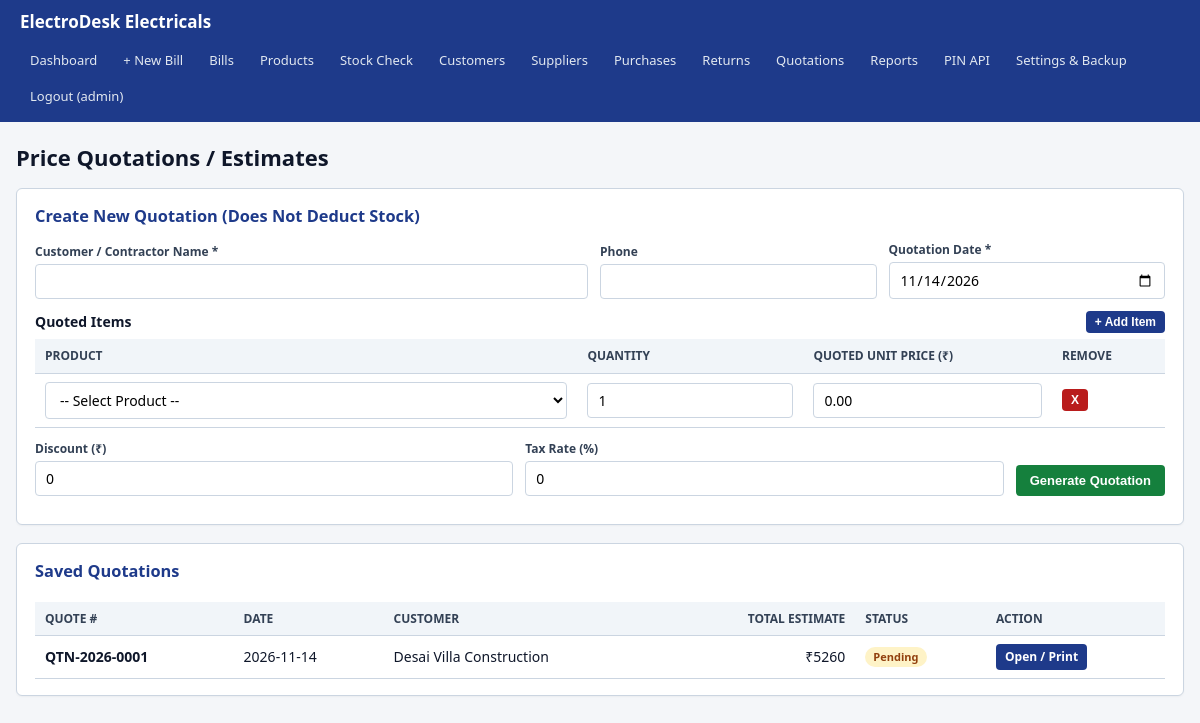
The page /quotations (signed in) on the database its author committed.
### tables this page shows
CREATE TABLE store_settings (
    id INTEGER PRIMARY KEY CHECK (id = 1),
    store_name TEXT NOT NULL DEFAULT 'ElectroDesk Electricals',
    store_address TEXT NOT NULL DEFAULT 'Main Market Road, Goa',
    store_phone TEXT NOT NULL DEFAULT '',
    default_tax_rate NUMERIC NOT NULL DEFAULT 0.00
);

CREATE TABLE quotations (
    id INTEGER PRIMARY KEY AUTOINCREMENT,
    quote_no TEXT NOT NULL UNIQUE,
    customer_name TEXT NOT NULL,
    customer_phone TEXT,
    subtotal NUMERIC NOT NULL DEFAULT 0.00,
    discount NUMERIC NOT NULL DEFAULT 0.00,
    tax_rate NUMERIC NOT NULL DEFAULT 0.00,
    tax_amount NUMERIC NOT NULL DEFAULT 0.00,
    total_amount NUMERIC NOT NULL DEFAULT 0.00,
    status TEXT NOT NULL DEFAULT 'Pending' CHECK (status IN ('Pending', 'Accepted', 'Rejected', 'Converted')),
    converted_sale_id INTEGER UNIQUE,
    quote_date TEXT NOT NULL,
    created_at TEXT NOT NULL DEFAULT (datetime('now', 'localtime')),
    FOREIGN KEY (converted_sale_id) REFERENCES sales(id)
);

### routes/ops_routes.py (the view, shortened to what this page needs)
@ops_bp.route("/quotations", methods=["GET", "POST"])
@login_required
def quotations():
    db_path = current_app.config["DB_PATH"]
    settings = auth_service.get_store_settings(db_path=db_path)
    products = inventory_service.list_products(active_only=True, db_path=db_path)
    quote_list = quotation_service.list_quotations(db_path=db_path)
    return render_template(
        "quotations.html",
        products=products,
        quotations=quote_list,
        default_tax_rate=settings["default_tax_rate"],
        today=date.today().isoformat(),
    )

### app.py (called while the page is built)
def create_app(test_config: dict | None = None) -> Flask:
    app = Flask(__name__)
    app.config.from_object(Config)
    if test_config:
        app.config.update(test_config)
    init_db(db_path=app.config["DB_PATH"])
    if not app.config.get("TESTING"):
        backup_service.run_daily_auto_backup(
            db_path=app.config["DB_PATH"],
            backup_dir=app.config["BACKUP_DIR"],
        )
    @app.context_processor
    def inject_store_settings():
        return {"store": auth_service.get_store_settings(db_path=app.config["DB_PATH"])}
    app.register_blueprint(main_bp)
    app.register_blueprint(product_bp)
    app.register_blueprint(sales_bp)
    app.register_blueprint(purchase_bp)
    app.register_blueprint(ops_bp)
    app.register_blueprint(api_bp)
    return app

### database/db.py (called while the page is built)
def get_connection(db_path: str | None = None) -> sqlite3.Connection:
    target_path = db_path or Config.DB_PATH
    conn = sqlite3.connect(target_path, timeout=10.0)
    conn.row_factory = sqlite3.Row
    conn.execute("PRAGMA foreign_keys = ON;")
    conn.execute("PRAGMA journal_mode = WAL;")
    conn.execute("PRAGMA busy_timeout = 5000;")
    return conn

### routes/__init__.py (called while the page is built)
def login_required(view_func):
    @wraps(view_func)
    def wrapped_view(*args, **kwargs):
        if "user_id" not in session:
            flash("Please log in to access ElectroDesk.", "warning")
            return redirect(url_for("main.login"))
        return view_func(*args, **kwargs)
    return wrapped_view

### services/auth_service.py (called while the page is built)
def get_store_settings(db_path: str | None = None) -> dict:
    conn = get_connection(db_path)
    try:
        row = conn.execute("SELECT * FROM store_settings WHERE id = 1").fetchone()
        return dict(row) if row else {
            "store_name": "ElectroDesk Electricals",
            "store_address": "Main Market Road, Goa",
            "store_phone": "",
            "default_tax_rate": "0.00",
        }
    finally:
        conn.close()

### services/quotation_service.py (called while the page is built)
def list_quotations(db_path: str | None = None) -> list[dict]:
    conn = get_connection(db_path)
    try:
        rows = conn.execute("SELECT * FROM quotations ORDER BY id DESC").fetchall()
        return [dict(r) for r in rows]
    finally:
        conn.close()

### templates/quotations.html (shortened to what this page needs)
{% extends "base.html" %}
{% block content %}
<div class="page-header">
  <h1>Price Quotations / Estimates</h1>
</div>
<div class="card">
  <h3>Create New Quotation (Does Not Deduct Stock)</h3>
  <form method="POST" action="{{ url_for('ops.quotations') }}">
    <div class="form-row">
      <div class="form-group" style="flex: 2;">
        <label>Customer / Contractor Name *</label>
        <input type="text" name="customer_name" required>
      </div>
      <div class="form-group">
        <label>Phone</label>
        <input type="text" name="customer_phone">
      </div>
      <div class="form-group">
        <label>Quotation Date *</label>
        <input type="date" name="quote_date" value="{{ today }}" required>
      </div>
    </div>
    <div style="margin: 10px 0;">
      <div style="display: flex; justify-content: space-between; align-items: center; margin-bottom: 6px;">
        <strong>Quoted Items</strong>
        <button type="button" class="btn btn-sm" onclick="addQuoteRow()">+ Add Item</button>
      </div>
      <table>
        <thead>
          <tr>
            <th style="width: 48%;">Product</th>
            <th style="width: 20%;">Quantity</th>
            <th style="width: 22%;">Quoted Unit Price (₹)</th>
            <th style="width: 10%;">Remove</th>
          </tr>
        </thead>
        <tbody id="quoteBody">
          <tr class="q-row">
            <td>
              <select name="product_id[]" onchange="fillQuotePrice(this)" required style="width: 100%;">
                <option value="" data-price="0">-- Select Product --</option>
              </select>
            </td>
            <td><input type="number" step="0.01" min="0.01" name="quantity[]" value="1" required style="width: 100%;"></td>
            <td><input type="number" step="0.01" min="0" name="unit_price[]" class="q-price" value="0.00" required style="width: 100%;"></td>
            <td><button type="button" class="btn btn-sm btn-danger" onclick="removeQuoteRow(this)">X</button></td>
          </tr>
        </tbody>
      </table>
    </div>
    <div class="form-row" style="margin-top: 12px;">
      <div class="form-group">
        <label>Discount (₹)</label>
        <input type="number" step="0.01" min="0" name="discount" value="0">
      </div>
      <div class="form-group">
        <label>Tax Rate (%)</label>
        <input type="number" step="0.01" min="0" max="100" name="tax_rate" value="{{ default_tax_rate }}">
      </div>
      <button type="submit" class="btn btn-success">Generate Quotation</button>
    </div>
  </form>
</div>
<div class="card">
  <h3>Saved Quotations</h3>
  <div class="table-wrap">
    <table>
      <thead>
        <tr>
          <th>Quote #</th>
          <th>Date</th>
          <th>Customer</th>
          <th class="num">Total Estimate</th>
          <th>Status</th>
          <th>Action</th>
        </tr>
      </thead>
      <tbody>
        {% for q in quotations %}
        <tr>
          <td><strong>{{ q.quote_no }}</strong></td>
          <td>{{ q.quote_date }}</td>
          <td>{{ q.customer_name }}</td>
          <td class="num">₹{{ q.total_amount }}</td>
          <td>
            {% if q.status == 'Converted' %}<span class="badge badge-success">Converted</span>
            {% elif q.status == 'Accepted' %}<span class="badge badge-info">Accepted</span>
            {% elif q.status == 'Rejected' %}<span class="badge badge-danger">Rejected</span>
            {% else %}<span class="badge badge-warning">Pending</span>{% endif %}
          </td>
          <td><a href="{{ url_for('ops.quotation_detail', quote_id=q.id) }}" class="btn btn-sm">Open / Print</a></td>
        </tr>
        {% else %}
        <tr><td colspan="6">No quotations created yet.</td></tr>
        {% endfor %}
      </tbody>
    </table>
  </div>
</div>
{% endblock %}

### templates/base.html (shortened to what this page needs)
<!DOCTYPE html>
<html lang="en">
<head>
  <link rel="stylesheet" href="{{ url_for('static', filename='style.css') }}">
</head>
<body>
  {% if session.get('user_id') %}
  <nav class="navbar no-print">
    <a class="brand" href="{{ url_for('main.dashboard') }}">{{ store.store_name }}</a>
    <div class="nav-links">
      <a href="{{ url_for('main.dashboard') }}">Dashboard</a>
      <a href="{{ url_for('sales.new_bill') }}">+ New Bill</a>
      <a href="{{ url_for('sales.billing_list') }}">Bills</a>
      <a href="{{ url_for('products.index') }}">Products</a>
      <a href="{{ url_for('products.reconcile') }}">Stock Check</a>
      <a href="{{ url_for('sales.customers') }}">Customers</a>
      <a href="{{ url_for('purchases.suppliers') }}">Suppliers</a>
      <a href="{{ url_for('purchases.purchases') }}">Purchases</a>
      <a href="{{ url_for('ops.returns') }}">Returns</a>
      <a href="{{ url_for('ops.quotations') }}">Quotations</a>
      <a href="{{ url_for('ops.reports') }}">Reports</a>
      <a href="{{ url_for('main.pin_lookup') }}">PIN API</a>
      <a href="{{ url_for('main.settings') }}">Settings &amp; Backup</a>
      <a href="{{ url_for('main.logout') }}">Logout ({{ session.get('username') }})</a>
    </div>
  </nav>
  {% endif %}
  <div class="container">
    {% block content %}{% endblock %}
  </div>
</body>
</html>

### static/style.css (style rules this page uses)
:root { --bg: #f4f6f9; --surface: #ffffff; --primary: #1e3a8a; --primary-hover: #1d4ed8; --secondary: #475569; --success: #15803d; --danger: #b91c1c; --warning: #b45309; --border: #cbd5e1; --text: #0f172a; --muted: #64748b; }
* { box-sizing: border-box; }
body { margin: 0; font-family: "Segoe UI", Tahoma, Geneva, Verdana, sans-serif; background: var(--bg); color: var(--text); font-size: 14px; line-height: 1.45; }
.navbar { background: var(--primary); color: #fff; padding: 10px 20px; display: flex; flex-wrap: wrap; align-items: center; justify-content: space-between; gap: 10px; }
.brand { font-weight: 700; font-size: 17px; color: #fff; text-decoration: none; }
.nav-links { display: flex; flex-wrap: wrap; gap: 6px; }
.nav-links a { color: #e2e8f0; text-decoration: none; padding: 6px 10px; border-radius: 4px; font-size: 13px; }
.container { max-width: 1220px; margin: 20px auto; padding: 0 16px; }
.card { background: var(--surface); border: 1px solid var(--border); border-radius: 6px; padding: 16px 18px; margin-bottom: 18px; box-shadow: 0 1px 2px rgba(0, 0, 0, 0.04); }
.card h2, .card h3 { margin-top: 0; margin-bottom: 12px; color: var(--primary); }
.form-row { display: flex; flex-wrap: wrap; gap: 12px; margin-bottom: 12px; align-items: flex-end; }
.form-group { display: flex; flex-direction: column; flex: 1; min-width: 150px; }
label { font-weight: 600; font-size: 12px; margin-bottom: 4px; color: #334155; }
input, select, textarea { padding: 7px 10px; border: 1px solid var(--border); border-radius: 4px; font-size: 14px; font-family: inherit; background: #fff; }
.btn { display: inline-block; padding: 8px 14px; border: none; border-radius: 4px; background: var(--primary); color: #fff; font-weight: 600; font-size: 13px; cursor: pointer; text-decoration: none; text-align: center; }
.btn-success { background: var(--success); }
.btn-danger { background: var(--danger); }
.btn-sm { padding: 4px 9px; font-size: 12px; }
.table-wrap { overflow-x: auto; }
table { width: 100%; border-collapse: collapse; margin-top: 6px; }
th, td { padding: 8px 10px; border-bottom: 1px solid var(--border); text-align: left; }
th { background: #f1f5f9; font-weight: 700; font-size: 12px; text-transform: uppercase; color: #334155; }
.num { text-align: right; font-variant-numeric: tabular-nums; }
.badge { display: inline-block; padding: 2px 8px; border-radius: 12px; font-size: 11px; font-weight: 700; }
.badge-warning { background: #fef3c7; color: #92400e; }
.page-header { display: flex; justify-content: space-between; align-items: center; flex-wrap: wrap; gap: 10px; margin-bottom: 14px; }
.page-header h1 { margin: 0; font-size: 22px; }

### rows shown on the page
store_settings: store_name "ElectroDesk Electricals"
quotations: quote_no "QTN-2026-0001", quote_date "2026-11-14", customer_name "Desai Villa Construction", total_amount "5260", status "Pending"

### other values the page prints
{{ session.get('username') }} "admin"
